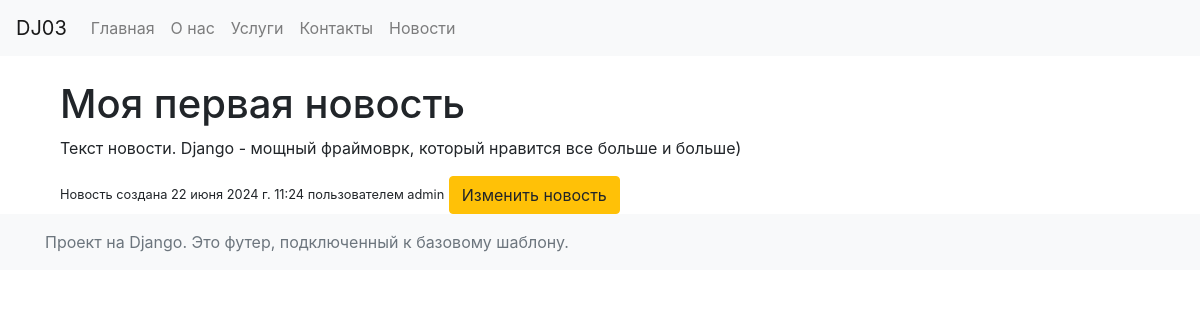
The app's page /news/news/1/ with its own data.
### news/models.py (models this page shows, shortened)
class News(models.Model):
    title = models.CharField('Заголовок',max_length=50)
    short_description = models.CharField('Краткое описание',max_length=200)
    content = models.TextField('Текст', max_length=2000)
    published_date = models.DateTimeField('Дата публикации',default=timezone.now)
    author = models.ForeignKey(User, on_delete=models.CASCADE)
    class Meta:
        verbose_name = 'Новость'
        verbose_name_plural = 'Новости'

### news/views.py (the view)
# urls.py: path('news/<int:pk>/', views.news_detail, name='news_detail'),
def news_detail(request, pk):
    news_item = get_object_or_404(News, pk=pk)
    return render(request, 'news/news_detail.html', {'news': news_item})

### news/templates/news/news_detail.html (shortened to what this page needs)
{% extends 'main/base.html' %}
{% block content %}
<div class="container mt-4">
    <h1>{{ news.title }}</h1>
    <p>{{ news.content }}</p>
    <small>Новость создана {{ news.published_date }} пользователем {{ news.author }}</small>
    <a class="btn btn-warning" href="{% url 'edit_news' news.pk %}">Изменить новость</a>
</div>
{% endblock %}

### records on screen
News: title "Моя первая новость", content "Текст новости. Django - мощный фраймоврк, который нравится все больше и больше)", published_date "22 июня 2024 г. 11:24", author "admin"
